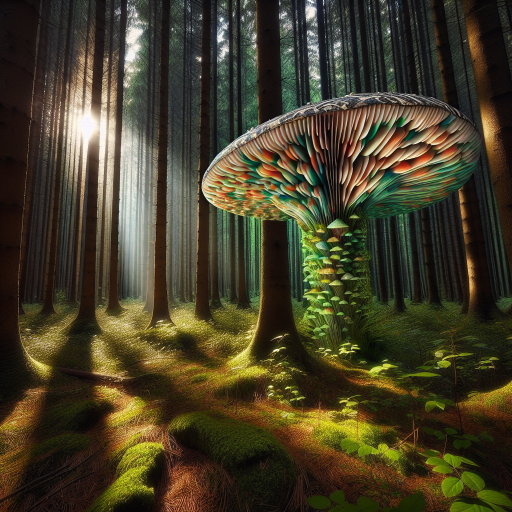
#> input picture generated_image.png, 1024 x 1024 px (shown at 1/2 size)
$ python main.py
#> lines starting #> are read from the running program, lines starting #| are printed output that depends on the picture
import requests
import logging
from PIL import Image
import time
import os
from dotenv import load_dotenv

load_dotenv()

# Configure logging
logging.basicConfig(level=logging.INFO, format='%(asctime)s - %(levelname)s - %(message)s')

def resize_image(image_path, output_path, size):
#> called with image_path = 'generated_image.png', output_path = 'resized_image.png', size = (1024, 576)
    try:
        with Image.open(image_path) as img:
#> img is the input picture: PIL image 1024x1024 RGB; mean R, G, B 69.1, 62.4, 40
            img = img.resize(size, Image.LANCZOS)  # Use LANCZOS for high-quality downsampling
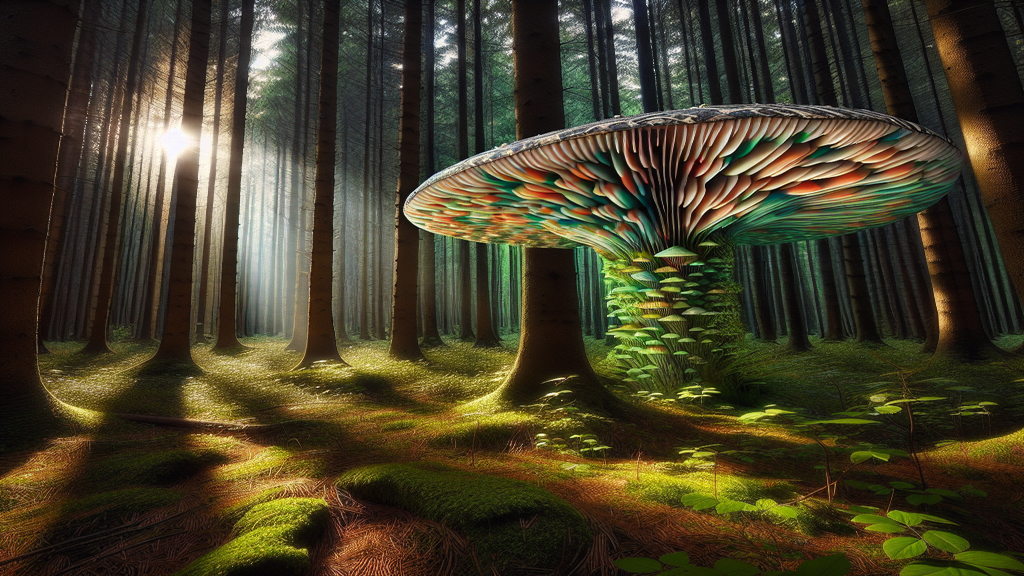
#> img: PIL image 1024x576 RGB; mean R, G, B 69.1, 62.4, 40
            img.save(output_path)
            logging.info(f"Image resized to {size} and saved as {output_path}")
    except Exception as e:
        logging.error(f"Error resizing image: {e}")
        return False
    return True

def generate_video(image_path):
    logging.info(f"Starting video generation for image: {image_path}")
    try:
        with open(image_path, "rb") as image_file:
#> (the run stopped early here; a loop or call above may not have finished)
